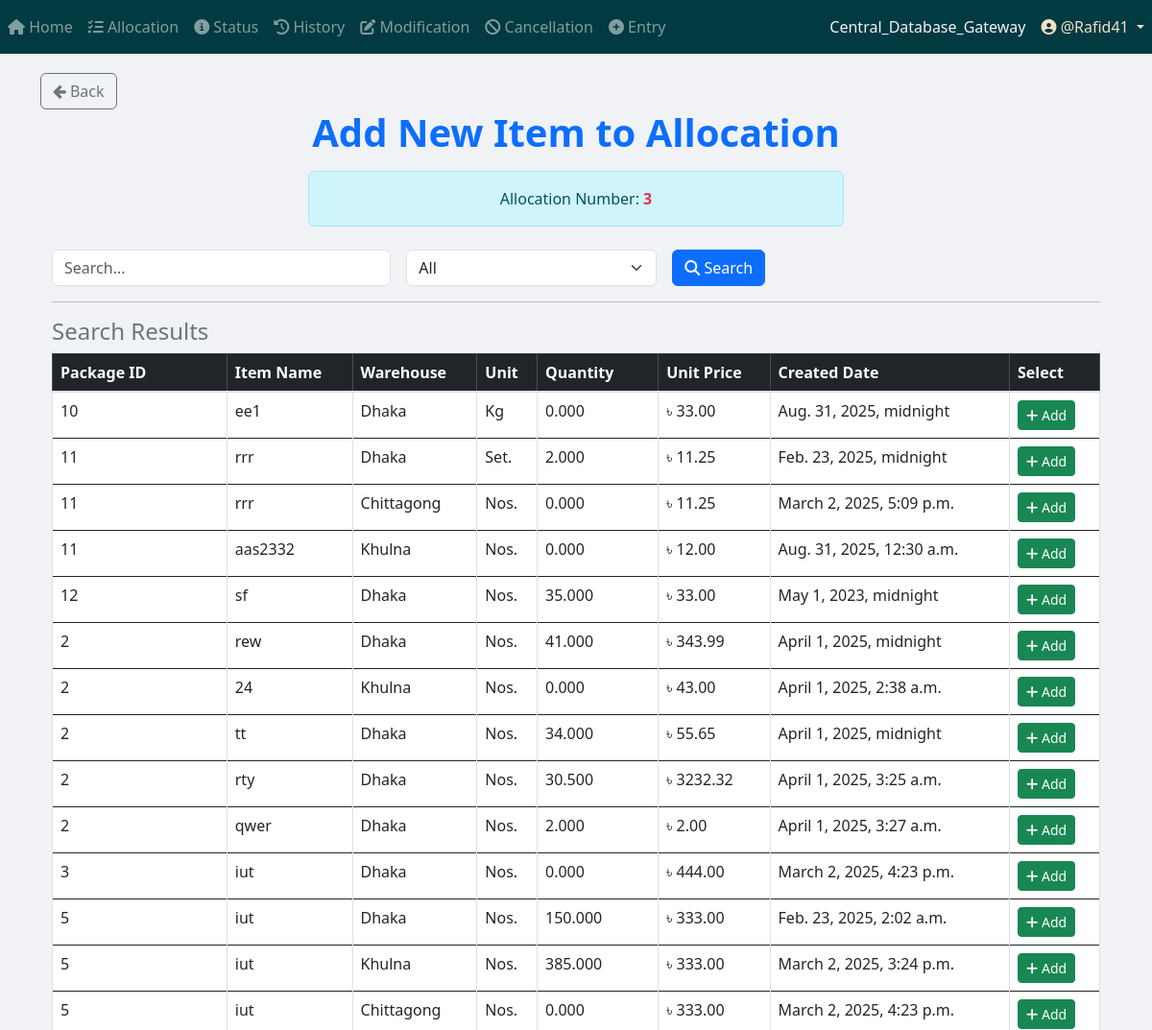
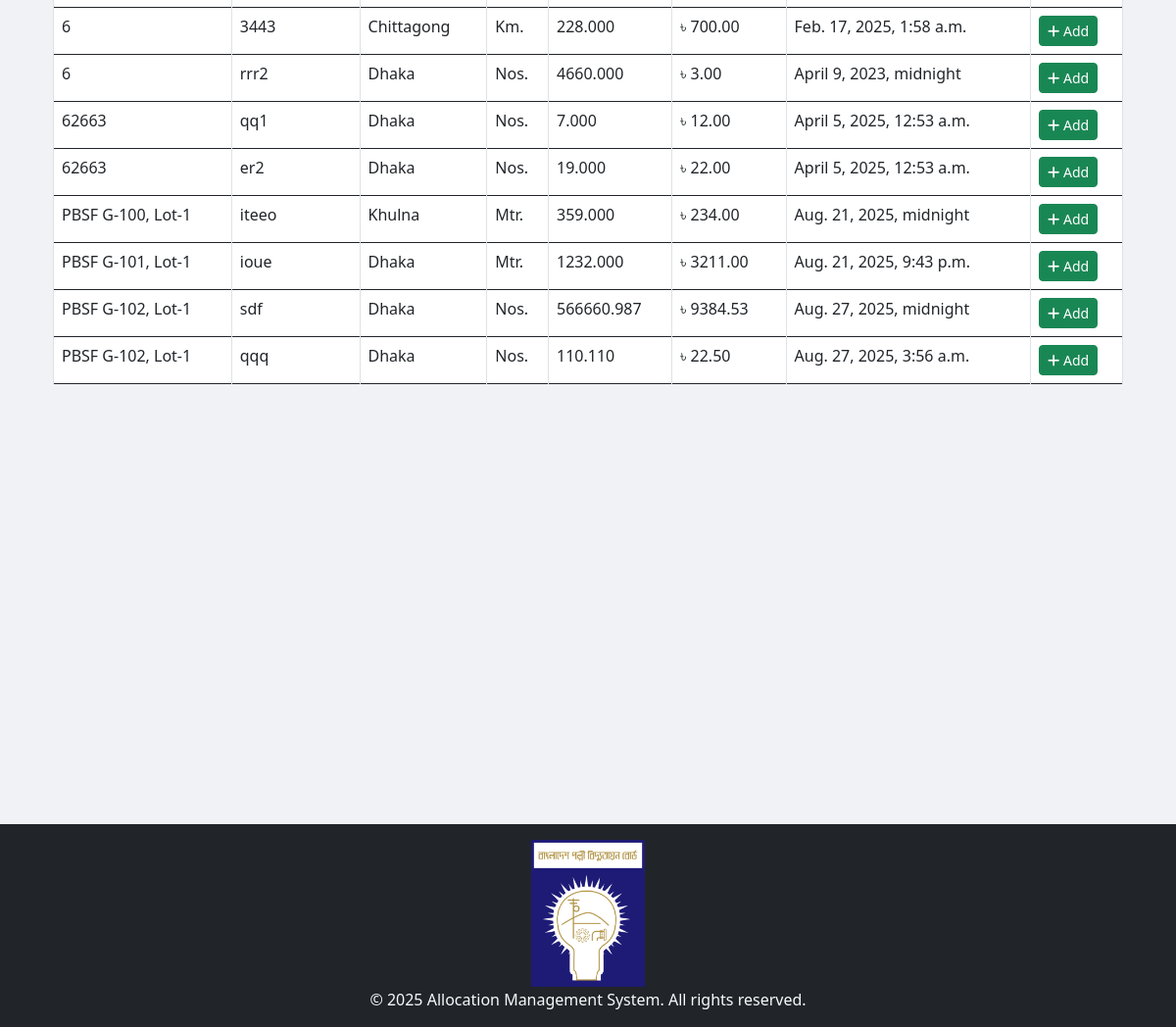
Page /modification/search_and_select_item/3/ (signed in) on the committed database (2 pictures, top to bottom).
### App_Entry/models.py (models this page shows, shortened)
class Item(models.Model):
    WAREHOUSE_CHOICES = [
        ("Dhaka", "Dhaka"),
        ("Khulna", "Khulna"),
        ("Chittagong", "Chittagong"),
    ]
    UNIT_CHOICES = [
        ("Nos.", "Nos."),
        ("Mtr.", "Mtr."),
        ("Km.", "Km."),
        ("Set.", "Set."),
        ("Pair.", "Pair."),
        ("Kg", "Kg"),
        ("Lot", "Lot"),
        ("Pcs", "Pcs"),
        ("Coil", "Coil"),
        ("Box", "Box"),
        ("Feet", "Feet"),
        ("Liter", "Liter"),
        ("m3", "m3"),
        ("m2", "m2"),
        ("Ream", "Ream"),
        ("Bundle", "Bundle"),
        ("Carton", "Carton"),
    ]
    name = models.CharField(max_length=255)
    description = models.TextField(blank=True, null=True)
    warehouse = models.CharField(
        max_length=50, choices=WAREHOUSE_CHOICES, default="Dhaka"
    )
    unit_of_item = models.CharField(
        max_length=100, choices=UNIT_CHOICES, default="Nos."
    )  # Updated field
    unit_price = models.DecimalField(max_digits=15, decimal_places=2, default=0.00)
    quantity_of_item = models.DecimalField(
        max_digits=20,
        decimal_places=3,
        default=0.00
    )
    package = models.ForeignKey(
        Package,
        on_delete=models.SET_NULL,
        related_name="package_of_item",
        null=True,
    )
    created_at = models.DateTimeField(default=timezone.now)

class Package(models.Model):
    packageId = models.TextField(unique=True)

### App_Modification/views/Search_and_Select_to_add_item.py (the view, shortened to what this page needs)
# urls.py: path('search_and_select_item/<int:allocation_id>/', views.Search_and_Select_Items, name='search_and_select_item'),
@login_required
def Search_and_Select_Items(request, allocation_id=None):
    query = request.GET.get("query", "").strip()
    filter_by = request.GET.get("filter_by", "All")
    date_filter = request.GET.get("date", "")
    items = Item.objects.all()
    if filter_by == "Entry/Update date" and date_filter:
        try:
            date_obj = datetime.strptime(date_filter, "%Y-%m-%d")
            items = items.filter(created_at__date=date_obj.date())
        except ValueError:
            pass
    items = items.order_by("package__packageId")
    allocation_number = None
    if allocation_id:
        try:
            allocation = Allocation_Number.objects.get(id=allocation_id)
            allocation_number = allocation.allocation_no
        except Allocation_Number.DoesNotExist:
            messages.error(request, "Invalid Allocation Number.")
    return render(
        request,
        "App_Modification/Search_and_Select_Items.html",
        {
            "items": items,
            "query": query,
            "filter_by": filter_by,
            "date_filter": date_filter,
            "allocation_number": allocation_number,
            "allocation_id": allocation_id,
        },
    )

### App_Admin_Panel/templatetags/nav_CDB_links_loader.py (called while the page is built)
@register.simple_tag
def external_link_from_static(filename):
    subpath = filename
    if not subpath.startswith("links" + os.sep) and not subpath.startswith("links/"):
        subpath = os.path.join("links", filename)
    file_path = find(subpath)
    if not file_path:
        return ""
    try:
        with open(file_path, "r", encoding="utf-8") as f:
            return f.read().strip()
    except Exception:
        return ""

### templates/App_Modification/Search_and_Select_Items.html (shortened to what this page needs)
{% extends 'base.html' %}
{% load static %}
{% block body_block %}
<a href="{% url 'App_Modification:modification_options' allocation_id %}" class="btn btn-outline-secondary">
  <i class="fa fa-arrow-left"></i> Back
</a>
<center>
  <h1 class="fw-bold text-primary">Add New Item to Allocation</h1>
  {% if allocation_number %}
    <div class="alert alert-info mt-3 w-50 mx-auto">
      Allocation Number: <strong class="text-danger">{{ allocation_number }}</strong>
    </div>
  {% endif %}
</center>
<div class="container mt-4">
  <form method="GET" action="{% url 'App_Modification:search_and_select_item' allocation_id %}" class="row g-3">
    <div class="col-md-4">
      <input type="text" name="query" class="form-control" placeholder="Search..." value="{{ query }}">
    </div>
    <div class="col-md-3">
      <select name="filter_by" class="form-select" onchange="toggleInputFields()">
        <option value="All" {% if filter_by == "All" %}selected{% endif %}>All</option>
      </select>
    </div>
    <div class="col-md-2">
      <button type="submit" class="btn btn-primary"><i class="fas fa-search"></i> Search</button>
    </div>
  </form>
  <hr>
  <h4 class="text-secondary">Search Results</h4>
  <div class="table-responsive">
    <table class="table table-bordered table-hover">
      <thead class="table-dark">
        <tr>
          <th>Package ID</th>
          <th>Item Name</th>
          <th>Warehouse</th>
          <th>Unit</th>
          <th>Quantity</th>
          <th>Unit Price</th>
          <th>Created Date</th>
          <th>Select</th>
        </tr>
      </thead>
      <tbody>
        {% if items %}
          {% for item in items %}
            <tr>
              <td>{{ item.package.packageId }}</td>
              <td>{{ item.name }}</td>
              <td>{{ item.warehouse }}</td>
              <td>{{ item.unit_of_item }}</td>
              <td>{{ item.quantity_of_item }}</td>
              <td>৳ {{ item.unit_price }}</td>
              <td>{{ item.created_at }}</td>
              <td>
                <a href="{% url 'App_Modification:add_item' allocation_id item.id %}" class="btn btn-success btn-sm">
                  <i class="fas fa-plus"></i> Add
                </a>
              </td>
            </tr>
          {% endfor %}
        {% else %}
          <tr><td colspan="8" class="text-center text-danger">No matching items found</td></tr>
        {% endif %}
      </tbody>
    </table>
  </div>
</div>
{% endblock %}

### templates/partials/navbar.html (shortened to what this page needs)
{% load static %}
{% load nav_CDB_links_loader %}
{% external_link_from_static "Central_Database_Gateway.txt" as central_database_gateway_link %}
{% if request.path|slice:":9" == "/project/" %}
    <nav class="navbar navbar-expand-sm navbar-dark" style="background-color: #005F5B; color: #C4FFF9;">
        <button class="navbar-toggler" type="button" data-toggle="collapse" data-target="#navbarProject">
            <span class="navbar-toggler-icon"></span>
        </button>
        <div class="collapse navbar-collapse" id="navbarProject">
            <ul class="navbar-nav mr-auto">
                {% if user.is_authenticated %}
                                <li class="nav-item">
                                    <a class="nav-link" href="{% url 'Project_App_Home:project_home_page' %}">
                                        <i class="fas fa-project-diagram"></i> P_Home
                                    </a>
                                </li>                    {% if request.user.is_superuser or request.user.user_group.user_group_type == "Editor" %}
                    <li class="nav-item">
                        <a class="nav-link" href="{% url 'Project_App_Allocation:allocation_page' %}">
                            <i class="fas fa-tasks"></i> P_Allocation
                        </a>
                    </li>
                    {% endif %}
                    {% if request.user.is_superuser or request.user.user_group.user_group_type in "Editor View History and Status only" %}
                    <li class="nav-item">
                        <a class="nav-link" href="{% url 'Project_App_Status:status_page' %}">
                            <i class="fas fa-info-circle"></i> P_Status
                        </a>
                    </li>
                    {% endif %}
                    <li class="nav-item">
                        <a class="nav-link" href="{% url 'Project_App_History:history_page' %}">
                            <i class="fas fa-history"></i> P_History
                        </a>
                    </li>
                    {% if request.user.is_superuser or request.user.user_group.user_group_type == "Editor" %}
                    <li class="nav-item">
                        <a class="nav-link" href="{% url 'Project_App_Modification:modification_menu' %}">
                            <i class="fas fa-edit"></i> P_Modification
                        </a>
                    </li>
                    <li class="nav-item">
                        <a class="nav-link" href="{% url 'Project_App_Cancellation:cancellation' %}">
                            <i class="fas fa-ban"></i> P_Cancellation
                        </a>
                    </li>
                    <li class="nav-item">
                        <a class="nav-link" href="{% url 'Project_App_Entry:entry_page' %}">
                            <i class="fas fa-plus-circle"></i> P_Entry
                        </a>
                    </li>
                    <li class="nav-item">
                        <a class="nav-link" href="{% url 'Project_App_ProjectWiseBalance:project_list' %}">
                            <i class="fas fa-plus-circle"></i> P_Project-Wise Balance
                        </a>
                    </li>
                    {% endif %}
                {% endif %}
            </ul>
            <ul class="navbar-nav">
                {% if user.is_authenticated %}
                    {% if request.user.is_superuser or request.user.user_group.user_group_type == "Editor" %}
                        <li class="nav-item">
                            <a class="nav-link" style="color: #FFE9A8;" href="{{ central_database_gateway_link|default:'#' }}" target="_blank" rel="noopener noreferrer">Central_Database_Gateway</a>
                        </li>
                    {% endif %}
                    <li class="nav-item dropdown">
                        <a class="nav-link dropdown-toggle" style="color: #FFA07A;" href="#" id="userDropdown" role="button" data-toggle="dropdown">
                            <i class="fas fa-user-circle"></i> @{{ user.username }}
                        </a>
                        <div class="dropdown-menu dropdown-menu-right">
                            {% if request.user.is_superuser %}
                                <a class="dropdown-item text-primary" href="{% url 'App_Admin_Panel:admin_panel_home' %}">
                                    <i class="fas fa-tools"></i> <strong>Admin Panel</strong>
                                </a>
                                <div class="dropdown-divider"></div>
                            {% endif %}
                            <a class="dropdown-item text-danger" href="{% url 'App_Login:logout' %}">
                                <i class="fas fa-sign-out-alt"></i> <strong>Logout</strong>
                            </a>
                        </div>
                    </li>
                {% else %}
                    <li class="nav-item {% if request.resolver_match.url_name == 'login' %}active{% endif %}">
                        <a class="nav-link" href="{% url 'App_Login:login' %}">
                            <i class="fas fa-sign-in-alt"></i> Login
                        </a>
                    </li>
                {% endif %}
            </ul>
        </div>
    </nav>
{% else %}
    <nav class="navbar navbar-expand-sm navbar-dark" style="background-color: #013A40; color: #F8ECFF;">
        <div class="collapse navbar-collapse" id="navbarDefault">
            <ul class="navbar-nav mr-auto">
                {% if user.is_authenticated %}
                    <li class="nav-item {% if request.resolver_match.url_name == 'home_page' %}active{% endif %}">
                        <a class="nav-link" href="{% url 'App_Home:home_page' %}">
                            <i class="fas fa-home"></i> Home
                        </a>
                    </li>
                    {% if request.user.is_superuser or request.user.user_group.user_group_type == "Editor" %}
                    <li class="nav-item {% if request.resolver_match.url_name == 'allocation_page' %}active{% endif %}">
                        <a class="nav-link" href="{% url 'App_Allocation:allocation_page' %}">
                            <i class="fas fa-tasks"></i> Allocation
                        </a>
                    </li>
                    {% endif %}
                    {% if request.user.is_superuser or request.user.user_group.user_group_type in "Editor View History and Status only" %}
                    <li class="nav-item {% if request.resolver_match.url_name == 'status_page' %}active{% endif %}">
                        <a class="nav-link" href="{% url 'App_Status:status_page' %}">
                            <i class="fas fa-info-circle"></i> Status
                        </a>
                    </li>
                    {% endif %}
                    <li class="nav-item {% if request.resolver_match.url_name == 'history_page' %}active{% endif %}">
                        <a class="nav-link" href="{% url 'App_History:history_page' %}">
                            <i class="fas fa-history"></i> History
                        </a>
                    </li>
                    {% if request.user.is_superuser or request.user.user_group.user_group_type == "Editor" %}
                    <li class="nav-item {% if request.resolver_match.url_name == 'modification_menu' %}active{% endif %}">
                        <a class="nav-link" href="{% url 'App_Modification:modification_menu' %}">
                            <i class="fas fa-edit"></i> Modification
                        </a>
                    </li>
                    {% endif %}
                    {% if request.user.is_superuser or request.user.user_group.user_group_type == "Editor" %}
                    <li class="nav-item {% if request.resolver_match.url_name == 'cancellation' %}active{% endif %}">
                        <a class="nav-link" href="{% url 'App_Cancellation:cancellation' %}">
                            <i class="fas fa-ban"></i> Cancellation
                        </a>
                    </li>
                    {% endif %}
                    {% if request.user.is_superuser or request.user.user_group.user_group_type == "Editor" %}
                    <li class="nav-item {% if request.resolver_match.url_name == 'entry_page' %}active{% endif %}">
                        <a class="nav-link" href="{% url 'App_Entry:entry_page' %}">
                            <i class="fas fa-plus-circle"></i> Entry
                        </a>
                    </li>
                    {% endif %}
                {% endif %}
            </ul>
            <ul class="navbar-nav">
                {% if user.is_authenticated %}
                    {% if request.user.is_superuser or request.user.user_group.user_group_type == "Editor" %}
                        <li class="nav-item">
                            <a class="nav-link" style="color: #F7F0FF;" href="{{ central_database_gateway_link|default:'#' }}" target="_blank" rel="noopener noreferrer">Central_Database_Gateway</a>
                        </li>
                    {% endif %}
                    <li class="nav-item dropdown">
                        <a class="nav-link dropdown-toggle" style="color: #F3E0C7;" href="#" id="userDropdown" role="button" data-toggle="dropdown">
                            <i class="fas fa-user-circle"></i> @{{ user.username }}
                        </a>
                    </li>
                {% else %}
                    <li class="nav-item {% if request.resolver_match.url_name == 'login' %}active{% endif %}">
                        <a class="nav-link" href="{% url 'App_Login:login' %}">
                            <i class="fas fa-sign-in-alt"></i> Login
                        </a>
                    </li>
                {% endif %}
            </ul>
        </div>
    </nav>
{% endif %}

### templates/partials/footer.html (style rules this page uses)
html, body { height: 100%; margin: 0; }

### rows in the picture
Item: package.packageId "10", name "ee1", warehouse "Dhaka", unit_of_item "Kg", quantity_of_item "0.000", unit_price "33.00", created_at "Aug. 31, 2025, midnight"
Item: package.packageId "11", name "rrr", warehouse "Dhaka", unit_of_item "Set.", quantity_of_item "2.000", unit_price "11.25", created_at "Feb. 23, 2025, midnight"
Item: package.packageId "11", name "rrr", warehouse "Chittagong", unit_of_item "Nos.", quantity_of_item "0.000", unit_price "11.25", created_at "March 2, 2025, 5:09 p.m."
Item: package.packageId "11", name "aas2332", warehouse "Khulna", unit_of_item "Nos.", quantity_of_item "0.000", unit_price "12.00", created_at "Aug. 31, 2025, 12:30 a.m."
Item: package.packageId "12", name "sf", warehouse "Dhaka", unit_of_item "Nos.", quantity_of_item "35.000", unit_price "33.00", created_at "May 1, 2023, midnight"
Item: package.packageId "2", name "rew", warehouse "Dhaka", unit_of_item "Nos.", quantity_of_item "41.000", unit_price "343.99", created_at "April 1, 2025, midnight"
Item: package.packageId "2", name "24", warehouse "Khulna", unit_of_item "Nos.", quantity_of_item "0.000", unit_price "43.00", created_at "April 1, 2025, 2:38 a.m."
Item: package.packageId "2", name "tt", warehouse "Dhaka", unit_of_item "Nos.", quantity_of_item "34.000", unit_price "55.65", created_at "April 1, 2025, midnight"
Item: package.packageId "2", name "rty", warehouse "Dhaka", unit_of_item "Nos.", quantity_of_item "30.500", unit_price "3232.32", created_at "April 1, 2025, 3:25 a.m."
Item: package.packageId "2", name "qwer", warehouse "Dhaka", unit_of_item "Nos.", quantity_of_item "2.000", unit_price "2.00", created_at "April 1, 2025, 3:27 a.m."
Item: package.packageId "3", name "iut", warehouse "Dhaka", unit_of_item "Nos.", quantity_of_item "0.000", unit_price "444.00", created_at "March 2, 2025, 4:23 p.m."
Item: package.packageId "5", name "iut", warehouse "Dhaka", unit_of_item "Nos.", quantity_of_item "150.000", unit_price "333.00", created_at "Feb. 23, 2025, 2:02 a.m."
Item: package.packageId "5", name "iut", warehouse "Khulna", unit_of_item "Nos.", quantity_of_item "385.000", unit_price "333.00", created_at "March 2, 2025, 3:24 p.m."
Item: package.packageId "5", name "iut", warehouse "Chittagong", unit_of_item "Nos.", quantity_of_item "0.000", unit_price "333.00", created_at "March 2, 2025, 4:23 p.m."
Item: package.packageId "6", name "3443", warehouse "Chittagong", unit_of_item "Km.", quantity_of_item "228.000", unit_price "700.00", created_at "Feb. 17, 2025, 1:58 a.m."
Item: package.packageId "6", name "rrr2", warehouse "Dhaka", unit_of_item "Nos.", quantity_of_item "4660.000", unit_price "3.00", created_at "April 9, 2023, midnight"
Item: package.packageId "62663", name "qq1", warehouse "Dhaka", unit_of_item "Nos.", quantity_of_item "7.000", unit_price "12.00", created_at "April 5, 2025, 12:53 a.m."
Item: package.packageId "62663", name "er2", warehouse "Dhaka", unit_of_item "Nos.", quantity_of_item "19.000", unit_price "22.00", created_at "April 5, 2025, 12:53 a.m."
Item: package.packageId "PBSF G-100, Lot-1", name "iteeo", warehouse "Khulna", unit_of_item "Mtr.", quantity_of_item "359.000", unit_price "234.00", created_at "Aug. 21, 2025, midnight"
Item: package.packageId "PBSF G-101, Lot-1", name "ioue", warehouse "Dhaka", unit_of_item "Mtr.", quantity_of_item "1232.000", unit_price "3211.00", created_at "Aug. 21, 2025, 9:43 p.m."
Item: package.packageId "PBSF G-102, Lot-1", name "sdf", warehouse "Dhaka", unit_of_item "Nos.", quantity_of_item "566660.987", unit_price "9384.53", created_at "Aug. 27, 2025, midnight"
Item: package.packageId "PBSF G-102, Lot-1", name "qqq", warehouse "Dhaka", unit_of_item "Nos.", quantity_of_item "110.110", unit_price "22.50", created_at "Aug. 27, 2025, 3:56 a.m."

### other values in the picture
{{ user.username }} "Rafid41"
{{ allocation_number }} "3"
